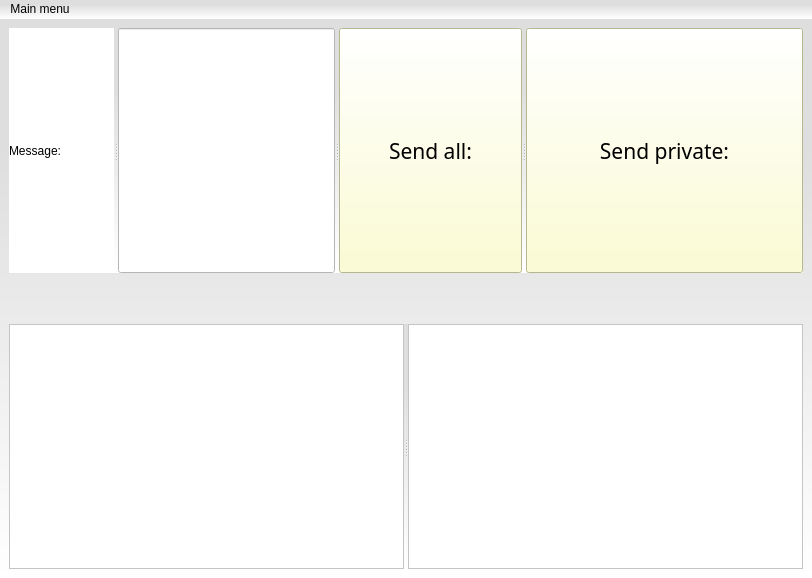
<?xml version="1.0" encoding="UTF-8"?>
<ui version="4.0">
 <class>MainWindow</class>
 <widget class="QMainWindow" name="MainWindow">
  <property name="geometry">
   <rect>
    <x>0</x>
    <y>0</y>
    <width>812</width>
    <height>578</height>
   </rect>
  </property>
  <property name="sizePolicy">
   <sizepolicy hsizetype="Expanding" vsizetype="Expanding">
    <horstretch>0</horstretch>
    <verstretch>0</verstretch>
   </sizepolicy>
  </property>
  <property name="palette">
   <palette>
    <active>
     <colorrole role="Button">
      <brush brushstyle="SolidPattern">
       <color alpha="255">
        <red>240</red>
        <green>240</green>
        <blue>240</blue>
       </color>
      </brush>
     </colorrole>
     <colorrole role="Base">
      <brush brushstyle="SolidPattern">
       <color alpha="255">
        <red>245</red>
        <green>245</green>
        <blue>245</blue>
       </color>
      </brush>
     </colorrole>
     <colorrole role="Window">
      <brush brushstyle="SolidPattern">
       <color alpha="255">
        <red>241</red>
        <green>241</green>
        <blue>241</blue>
       </color>
      </brush>
     </colorrole>
    </active>
    <inactive>
     <colorrole role="Button">
      <brush brushstyle="SolidPattern">
       <color alpha="255">
        <red>240</red>
        <green>240</green>
        <blue>240</blue>
       </color>
      </brush>
     </colorrole>
     <colorrole role="Base">
      <brush brushstyle="SolidPattern">
       <color alpha="255">
        <red>245</red>
        <green>245</green>
        <blue>245</blue>
       </color>
      </brush>
     </colorrole>
     <colorrole role="Window">
      <brush brushstyle="SolidPattern">
       <color alpha="255">
        <red>241</red>
        <green>241</green>
        <blue>241</blue>
       </color>
      </brush>
     </colorrole>
    </inactive>
    <disabled>
     <colorrole role="Button">
      <brush brushstyle="SolidPattern">
       <color alpha="255">
        <red>240</red>
        <green>240</green>
        <blue>240</blue>
       </color>
      </brush>
     </colorrole>
     <colorrole role="Base">
      <brush brushstyle="SolidPattern">
       <color alpha="255">
        <red>241</red>
        <green>241</green>
        <blue>241</blue>
       </color>
      </brush>
     </colorrole>
     <colorrole role="Window">
      <brush brushstyle="SolidPattern">
       <color alpha="255">
        <red>241</red>
        <green>241</green>
        <blue>241</blue>
       </color>
      </brush>
     </colorrole>
    </disabled>
   </palette>
  </property>
  <property name="windowTitle">
   <string>MainWindow</string>
  </property>
  <property name="styleSheet">
   <string notr="true">background-color: qlineargradient(spread:pad, x1:1, y1:0.238636, x2:1, y2:1, stop:0 rgba(222, 222, 222, 255), stop:1 rgba(255, 255, 255, 255));</string>
  </property>
  <widget class="QWidget" name="centralwidget">
   <property name="palette">
    <palette>
     <active>
      <colorrole role="Button">
       <brush brushstyle="SolidPattern">
        <color alpha="255">
         <red>255</red>
         <green>255</green>
         <blue>255</blue>
        </color>
       </brush>
      </colorrole>
      <colorrole role="Base">
       <brush brushstyle="SolidPattern">
        <color alpha="255">
         <red>240</red>
         <green>240</green>
         <blue>240</blue>
        </color>
       </brush>
      </colorrole>
      <colorrole role="Window">
       <brush brushstyle="SolidPattern">
        <color alpha="255">
         <red>255</red>
         <green>255</green>
         <blue>555</blue>
        </color>
       </brush>
      </colorrole>
     </active>
     <inactive>
      <colorrole role="Button">
       <brush brushstyle="SolidPattern">
        <color alpha="255">
         <red>255</red>
         <green>255</green>
         <blue>255</blue>
        </color>
       </brush>
      </colorrole>
      <colorrole role="Base">
       <brush brushstyle="SolidPattern">
        <color alpha="255">
         <red>240</red>
         <green>240</green>
         <blue>240</blue>
        </color>
       </brush>
      </colorrole>
      <colorrole role="Window">
       <brush brushstyle="SolidPattern">
        <color alpha="255">
         <red>255</red>
         <green>255</green>
         <blue>200</blue>
        </color>
       </brush>
      </colorrole>
     </inactive>
     <disabled>
      <colorrole role="Button">
       <brush brushstyle="SolidPattern">
        <color alpha="255">
         <red>255</red>
         <green>255</green>
         <blue>255</blue>
        </color>
       </brush>
      </colorrole>
      <colorrole role="Base">
       <brush brushstyle="SolidPattern">
        <color alpha="255">
         <red>255</red>
         <green>255</green>
         <blue>127</blue>
        </color>
       </brush>
      </colorrole>
      <colorrole role="Window">
       <brush brushstyle="SolidPattern">
        <color alpha="255">
         <red>255</red>
         <green>255</green>
         <blue>200</blue>
        </color>
       </brush>
      </colorrole>
     </disabled>
    </palette>
   </property>
   <layout class="QVBoxLayout" name="verticalLayout">
    <item>
     <widget class="QSplitter" name="splitter_2">
      <property name="orientation">
       <enum>Qt::Horizontal</enum>
      </property>
      <widget class="QLabel" name="label">
       <property name="styleSheet">
        <string notr="true">font: 12pt &quot;Vemana2000&quot;;
background-color: rgb(255, 255, 255);</string>
       </property>
       <property name="text">
        <string>Message:</string>
       </property>
      </widget>
      <widget class="QLineEdit" name="MessageLineEdit">
       <property name="styleSheet">
        <string notr="true">font: 16pt &quot;Vemana2000&quot;;
background-color: rgb(255, 255, 255);</string>
       </property>
      </widget>
      <widget class="QPushButton" name="SendAllMessage">
       <property name="font">
        <font>
         <family>Vemana2000</family>
         <pointsize>16</pointsize>
         <weight>50</weight>
         <italic>false</italic>
         <bold>false</bold>
        </font>
       </property>
       <property name="styleSheet">
        <string notr="true">font: 16pt &quot;Vemana2000&quot;;
background-color: rgb(255, 255, 200);</string>
       </property>
       <property name="text">
        <string>Send all:</string>
       </property>
      </widget>
      <widget class="QPushButton" name="SendPrivateMessage">
       <property name="font">
        <font>
         <family>Vemana2000</family>
         <pointsize>16</pointsize>
         <weight>50</weight>
         <italic>false</italic>
         <bold>false</bold>
        </font>
       </property>
       <property name="styleSheet">
        <string notr="true">font: 16pt &quot;Vemana2000&quot;;
background-color: rgb(255, 255, 200);</string>
       </property>
       <property name="text">
        <string>Send private:</string>
       </property>
      </widget>
     </widget>
    </item>
    <item>
     <spacer name="horizontalSpacer">
      <property name="orientation">
       <enum>Qt::Vertical</enum>
      </property>
      <property name="sizeType">
       <enum>QSizePolicy::Fixed</enum>
      </property>
      <property name="sizeHint" stdset="0">
       <size>
        <width>20</width>
        <height>45</height>
       </size>
      </property>
     </spacer>
    </item>
    <item>
     <widget class="QSplitter" name="splitter">
      <property name="orientation">
       <enum>Qt::Horizontal</enum>
      </property>
      <widget class="QTextBrowser" name="CommonChatBrows">
       <property name="styleSheet">
        <string notr="true">font: 16pt &quot;Vemana2000&quot;;
background-color: rgb(255, 255, 255);</string>
       </property>
      </widget>
      <widget class="QTextBrowser" name="PrivateChatBrows">
       <property name="styleSheet">
        <string notr="true">font: 16pt &quot;Vemana2000&quot;;
background-color: rgb(255, 255, 255);</string>
       </property>
      </widget>
     </widget>
    </item>
   </layout>
  </widget>
  <widget class="QMenuBar" name="menuBar">
   <property name="geometry">
    <rect>
     <x>0</x>
     <y>0</y>
     <width>812</width>
     <height>21</height>
    </rect>
   </property>
   <widget class="QMenu" name="menuMain_menu">
    <property name="title">
     <string>Main menu</string>
    </property>
    <addaction name="actionOpen_another_client"/>
    <addaction name="separator"/>
    <addaction name="actionClose_this_client"/>
   </widget>
   <addaction name="menuMain_menu"/>
  </widget>
  <action name="actionOpen_another_client">
   <property name="text">
    <string>Open another client</string>
   </property>
  </action>
  <action name="actionClose_this_client">
   <property name="text">
    <string>Close this client</string>
   </property>
  </action>
 </widget>
 <resources/>
 <connections/>
</ui>
